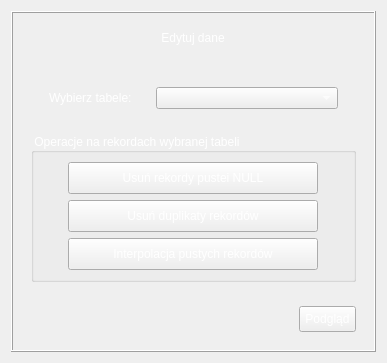
            <widget class="QWidget" name="dataEditScreen">
             <layout class="QHBoxLayout" name="horizontalLayout_31">
              <item alignment="Qt::AlignHCenter|Qt::AlignTop">
               <widget class="QFrame" name="frame_9">
                <property name="styleSheet">
                 <string notr="true">color: white;
font: 10pt &quot;Trebuchet MS&quot;;</string>
                </property>
                <property name="frameShape">
                 <enum>QFrame::Box</enum>
                </property>
                <property name="frameShadow">
                 <enum>QFrame::Raised</enum>
                </property>
                <layout class="QVBoxLayout" name="verticalLayout_23">
                 <item>
                  <widget class="QFrame" name="frame_52">
                   <property name="styleSheet">
                    <string notr="true">font: 75 16pt &quot;Trebuchet MS&quot;;
color:white;</string>
                   </property>
                   <property name="frameShape">
                    <enum>QFrame::NoFrame</enum>
                   </property>
                   <property name="frameShadow">
                    <enum>QFrame::Raised</enum>
                   </property>
                   <layout class="QHBoxLayout" name="horizontalLayout_59">
                    <property name="leftMargin">
                     <number>9</number>
                    </property>
                    <item alignment="Qt::AlignHCenter|Qt::AlignTop">
                     <widget class="QLabel" name="label_21">
                      <property name="sizePolicy">
                       <sizepolicy hsizetype="Minimum" vsizetype="Minimum">
                        <horstretch>0</horstretch>
                        <verstretch>0</verstretch>
                       </sizepolicy>
                      </property>
                      <property name="text">
                       <string>Edytuj dane</string>
                      </property>
                      <property name="alignment">
                       <set>Qt::AlignCenter</set>
                      </property>
                     </widget>
                    </item>
                   </layout>
                  </widget>
                 </item>
                 <item>
                  <widget class="QFrame" name="frame_13">
                   <property name="styleSheet">
                    <string notr="true">font: 10pt &quot;Trebuchet MS&quot;;</string>
                   </property>
                   <property name="frameShape">
                    <enum>QFrame::NoFrame</enum>
                   </property>
                   <property name="frameShadow">
                    <enum>QFrame::Raised</enum>
                   </property>
                   <layout class="QVBoxLayout" name="verticalLayout_40">
                    <item>
                     <widget class="QFrame" name="frame_12">
                      <property name="frameShape">
                       <enum>QFrame::NoFrame</enum>
                      </property>
                      <property name="frameShadow">
                       <enum>QFrame::Raised</enum>
                      </property>
                      <layout class="QHBoxLayout" name="horizontalLayout_33">
                       <item>
                        <widget class="QFrame" name="frame_16">
                         <property name="frameShape">
                          <enum>QFrame::NoFrame</enum>
                         </property>
                         <property name="frameShadow">
                          <enum>QFrame::Raised</enum>
                         </property>
                         <layout class="QHBoxLayout" name="horizontalLayout_35">
                          <item>
                           <widget class="QLabel" name="label_15">
                            <property name="text">
                             <string>Wybierz tabele:</string>
                            </property>
                           </widget>
                          </item>
                         </layout>
                        </widget>
                       </item>
                       <item>
                        <widget class="QFrame" name="frame_15">
                         <property name="minimumSize">
                          <size>
                           <width>200</width>
                           <height>0</height>
                          </size>
                         </property>
                         <property name="frameShape">
                          <enum>QFrame::NoFrame</enum>
                         </property>
                         <property name="frameShadow">
                          <enum>QFrame::Raised</enum>
                         </property>
                         <layout class="QVBoxLayout" name="verticalLayout_25">
                          <item>
                           <widget class="QComboBox" name="tableListEdits"/>
                          </item>
                         </layout>
                        </widget>
                       </item>
                      </layout>
                     </widget>
                    </item>
                    <item>
                     <widget class="QGroupBox" name="groupBox">
                      <property name="title">
                       <string>Operacje na rekordach wybranej tabeli</string>
                      </property>
                      <layout class="QVBoxLayout" name="verticalLayout_22">
                       <item>
                        <widget class="QFrame" name="frame_17">
                         <property name="frameShape">
                          <enum>QFrame::NoFrame</enum>
                         </property>
                         <property name="frameShadow">
                          <enum>QFrame::Raised</enum>
                         </property>
                         <layout class="QHBoxLayout" name="horizontalLayout_36">
                          <property name="spacing">
                           <number>0</number>
                          </property>
                          <property name="leftMargin">
                           <number>0</number>
                          </property>
                          <property name="topMargin">
                           <number>0</number>
                          </property>
                          <property name="rightMargin">
                           <number>0</number>
                          </property>
                          <property name="bottomMargin">
                           <number>0</number>
                          </property>
                          <item>
                           <widget class="QPushButton" name="deleteNullsBtn">
                            <property name="maximumSize">
                             <size>
                              <width>250</width>
                              <height>16777215</height>
                             </size>
                            </property>
                            <property name="styleSheet">
                             <string notr="true">padding: 8px;</string>
                            </property>
                            <property name="text">
                             <string>Usuń rekordy pustei NULL</string>
                            </property>
                           </widget>
                          </item>
                         </layout>
                        </widget>
                       </item>
                       <item>
                        <widget class="QFrame" name="frame_18">
                         <property name="frameShape">
                          <enum>QFrame::NoFrame</enum>
                         </property>
                         <property name="frameShadow">
                          <enum>QFrame::Raised</enum>
                         </property>
                         <layout class="QHBoxLayout" name="horizontalLayout_37">
                          <property name="spacing">
                           <number>0</number>
                          </property>
                          <property name="leftMargin">
                           <number>0</number>
                          </property>
                          <property name="topMargin">
                           <number>0</number>
                          </property>
                          <property name="rightMargin">
                           <number>0</number>
                          </property>
                          <property name="bottomMargin">
                           <number>0</number>
                          </property>
                          <item>
                           <widget class="QPushButton" name="deleteDupliBtn">
                            <property name="maximumSize">
                             <size>
                              <width>250</width>
                              <height>16777215</height>
                             </size>
                            </property>
                            <property name="styleSheet">
                             <string notr="true">padding: 8px;</string>
                            </property>
                            <property name="text">
                             <string>Usuń duplikaty rekordów</string>
                            </property>
                           </widget>
                          </item>
                         </layout>
                        </widget>
                       </item>
                       <item>
                        <widget class="QFrame" name="frame_19">
                         <property name="frameShape">
                          <enum>QFrame::NoFrame</enum>
                         </property>
                         <property name="frameShadow">
                          <enum>QFrame::Raised</enum>
                         </property>
                         <layout class="QHBoxLayout" name="horizontalLayout_38">
                          <property name="spacing">
                           <number>0</number>
                          </property>
                          <property name="leftMargin">
                           <number>0</number>
                          </property>
                          <property name="topMargin">
                           <number>0</number>
                          </property>
                          <property name="rightMargin">
                           <number>0</number>
                          </property>
                          <property name="bottomMargin">
                           <number>0</number>
                          </property>
                          <item>
                           <widget class="QPushButton" name="deleteByIDBtn">
                            <property name="maximumSize">
                             <size>
                              <width>250</width>
                              <height>16777215</height>
                             </size>
                            </property>
                            <property name="styleSheet">
                             <string notr="true">padding: 8px;</string>
                            </property>
                            <property name="text">
                             <string>Interpolacja pustych rekordów</string>
                            </property>
                           </widget>
                          </item>
                         </layout>
                        </widget>
                       </item>
                      </layout>
                     </widget>
                    </item>
                   </layout>
                  </widget>
                 </item>
                 <item alignment="Qt::AlignRight">
                  <widget class="QFrame" name="frame_14">
                   <property name="frameShape">
                    <enum>QFrame::NoFrame</enum>
                   </property>
                   <property name="frameShadow">
                    <enum>QFrame::Raised</enum>
                   </property>
                   <layout class="QHBoxLayout" name="horizontalLayout_34">
                    <item>
                     <widget class="QPushButton" name="tableShowBtn">
                      <property name="styleSheet">
                       <string notr="true">padding: 5;</string>
                      </property>
                      <property name="text">
                       <string>Podgląd</string>
                      </property>
                     </widget>
                    </item>
                   </layout>
                  </widget>
                 </item>
                </layout>
               </widget>
              </item>
             </layout>
            </widget>
